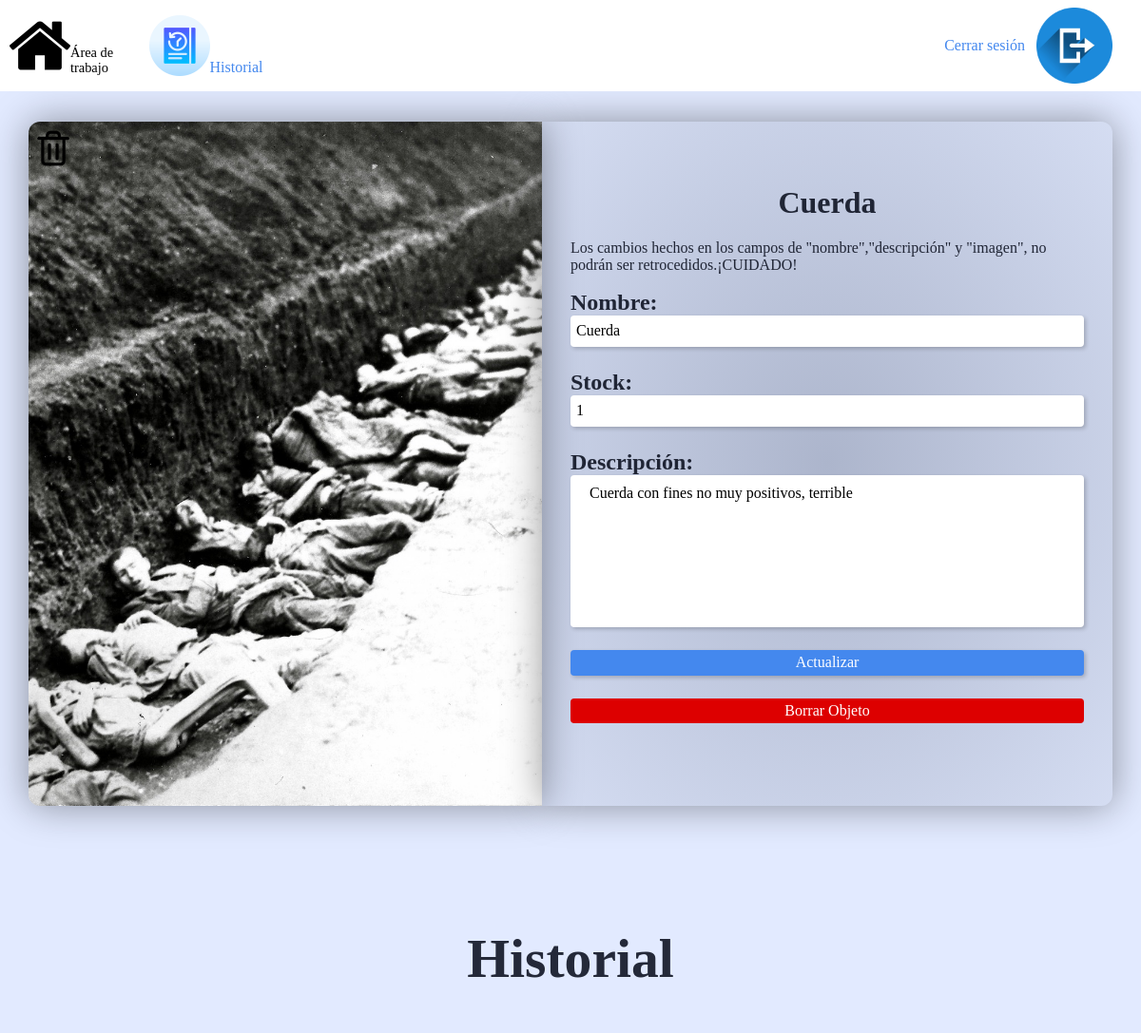
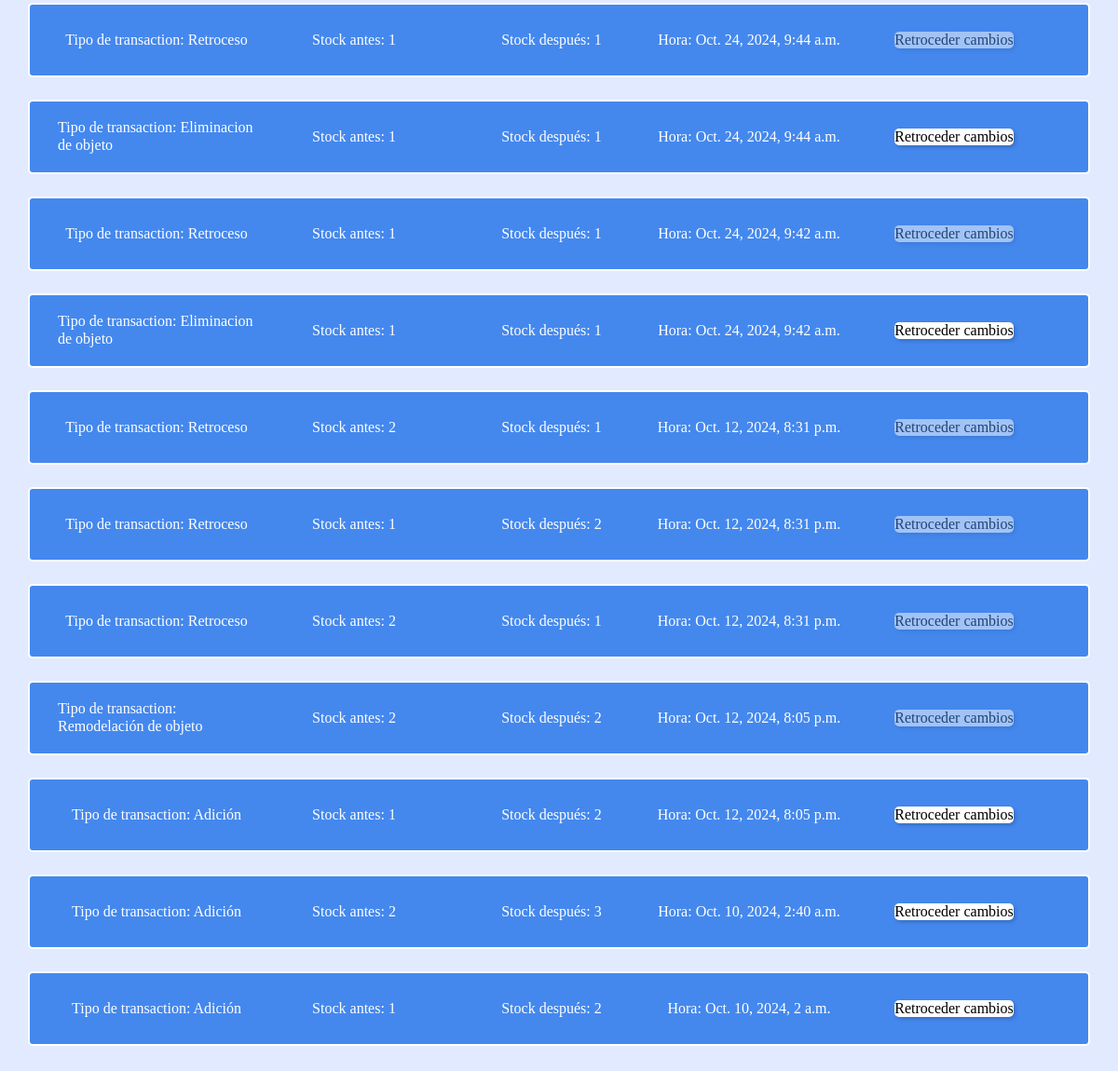
The page /main/14 (signed in) on the database its author committed (2 pictures, top to bottom).
### Objects/models.py (models this page shows, shortened)
class Objects(models.Model):
    object_id = models.IntegerField(primary_key=True,editable=False,unique=True)
    user_id = models.ForeignKey(User, on_delete=models.CASCADE)
    name = models.CharField(max_length=50)
    show_object = models.BooleanField(default=True)
    stock = models.IntegerField(null=False,blank=False)
    last_change = models.DateTimeField(max_length=50,auto_now_add=True)
    description = models.TextField(max_length=500)
    image = models.ImageField(blank=True,upload_to='object_images/',default='object_images/image.png')

class Transactions(models.Model):
    transaction_id = models.IntegerField(primary_key=True,editable=False,unique=True)
    object_id = models.ForeignKey(Objects,on_delete=models.PROTECT,editable=False)
    user_id = models.ForeignKey(User, on_delete=models.CASCADE)
    type_transaction = models.ForeignKey(Type_Transaction,on_delete=models.CASCADE)
    date = models.DateTimeField(default=datetime.today())
    stock_before = models.IntegerField(null=False,blank=False)
    stock_after = models.IntegerField(null=False,blank=False)

### Objects/views.py (the view, shortened to what this page needs)
# urls.py: path('<int:id>',views.object_instance,name='object'),
def object_instance(request,id):
    try:
        object_instance = Objects.objects.get(object_id = id)
    except:
        return render(request,'error_404.html')
    record_object = Transactions.objects.filter(object_id = id)
    if request.method == 'GET':
        if str(request.user) != 'AnonymousUser':
            return render(request,'objects.html',{
                'object' : object_instance,
                'message' : 'Los cambios hechos en los campos de "nombre","descripción" y "imagen", no podrán ser retrocedidos.¡CUIDADO!',
                'record_object' : record_object[::-1]
            })
        else:
            return render(request,'error_403.html')

### Users/templates/objects.html (shortened to what this page needs)
{%load static%}
<!DOCTYPE html>
<html lang="es">
<head>
    <link rel="stylesheet" href="{%static '/styles/normalize.css'%}">
    <link rel="stylesheet" href="{%static '/styles/objectStyles.css'%}">
</head>
<body>
    <header class="header">
        <ul class="header__tools">
            <li class="work-space">
                <a href="{% url 'main' %}" class="work-space__link" id="link">
                    <img src="{%static '/images/casa.webp'%}" alt="work-space" class="work-space-img">
                    <div>Área de trabajo</div>
                </a>
            </li>
            <li class="header__tools-record">
                <a href="{% url 'record' %}" class="header__tools-record_link">
                    <img src="{%static '/images/transaction-history_9710379.webp'%}" alt="Record image">
                    <p>Historial</p>
                </a>
            </li>
            <li class="log_out">
                <a href="{%url 'log_out'%}" class="log_out-link">
                    <div>Cerrar sesión</div>
                    <img class="log_out__image" src="../static/images/log_out.webp" alt="Cerrar sesión">
                </a>
            </li>
        </ul>
    </header>
    <main>
        <label class="image__change-button" for="id_image">
            <div class="object__img-container">
                <img src="media/{{object.image}}" alt="object-image" class="object__img">
            </div>
        </label>
        <label class="image__delete-button" for="image-clear_id" >
            <img src="../static/images/basura.webp" alt="delete-image" >
        </label>
        <div class="object__description">
            <h1>{{object.name}}</h1>
            <form method="POST" id="object-form" enctype="multipart/form-data">
                {{message}}
                <div>
                    <label class="name__label" for="id_name">Nombre:</label>
                    <input class="name" type="text" name="name" value="{{object.name}}" maxlength="50" required="" id="id_name">
                </div>
                <div>
                    <label for="id_stock">Stock:</label>
                    <input type="number" name="stock" value="{{object.stock}}" required="" id="id_stock">
                </div>
                <div>
                    <label for="id_description">Descripción:</label>
                    <textarea class="description" name="description" cols="40" rows="10" maxlength="500" required="" id="id_description">{{object.description}}</textarea>
                </div>
                <input class="update" id="update" type="submit" value="Actualizar">
                <label class="object__delete-button" for="id_show_object">Borrar Objeto</label>
            </form>
        </div>
        <div class="object__record">
            <h2>Historial</h2>
            {% for instance in record_object %}
            <div class="transaction">
                {% if instance.type_transaction_id == 6 %}
                <p class="transaction-type">Tipo de transaction: Eliminacion de objeto</p>
                {% elif instance.type_transaction_id == 1 %}
                <p class="transaction-type">Tipo de transaction: Adición</p>
                {% elif instance.type_transaction_id == 2 %}
                <p class="transaction-type">Tipo de transaction: Sustraccion</p>
                {% elif instance.type_transaction_id == 3 %}
                <p class="transaction-type">Tipo de transaction: Creación</p>
                {% elif instance.type_transaction_id == 4 %}
                <p class="transaction-type">Tipo de transaction: Remodelación de objeto</p>
                {% elif instance.type_transaction_id == 5 %}
                <p class="transaction-type">Tipo de transaction: Retroceso</p>
                {% endif %}
                <p>Stock antes: {{instance.stock_before}}</p>
                <p>Stock después: {{instance.stock_after}}</p>
                <p>Hora: {{instance.date}}</p>
                <form class="go-back" method="POST">
                    {% if instance.type_transaction_id == 4 and instance.stock_before == instance.stock_after %}
                    <input class="go-back__button" type="submit" value="Retroceder cambios" disabled>
                    {% elif instance.type_transaction_id == 5 or instance.type_transaction_id == 3%}
                    <input class="go-back__button" type="submit" value="Retroceder cambios" disabled>
                    {% else %}
                    <input class="go-back__button" type="submit" value="Retroceder cambios">
                    {% endif %}
                </form>
            </div>
            {% endfor %}
            </div>
    </main>
</body>
</html>

### rows shown on the page
Objects: image (picture), name "Cuerda", stock "1", description "Cuerda con fines no muy positivos, terrible"
Transactions: shows "Tipo de transaction: Retroceso", stock_before "1", stock_after "1", date "Oct. 24, 2024, 9:44 a.m."
Transactions: shows "Tipo de transaction: Eliminacion de objeto", stock_before "1", stock_after "1", date "Oct. 24, 2024, 9:44 a.m."
Transactions: shows "Tipo de transaction: Retroceso", stock_before "1", stock_after "1", date "Oct. 24, 2024, 9:42 a.m."
Transactions: shows "Tipo de transaction: Eliminacion de objeto", stock_before "1", stock_after "1", date "Oct. 24, 2024, 9:42 a.m."
Transactions: shows "Tipo de transaction: Retroceso", stock_before "2", stock_after "1", date "Oct. 12, 2024, 8:31 p.m."
Transactions: shows "Tipo de transaction: Retroceso", stock_before "1", stock_after "2", date "Oct. 12, 2024, 8:31 p.m."
Transactions: shows "Tipo de transaction: Retroceso", stock_before "2", stock_after "1", date "Oct. 12, 2024, 8:31 p.m."
Transactions: shows "Tipo de transaction: Remodelación de objeto", stock_before "2", stock_after "2", date "Oct. 12, 2024, 8:05 p.m."
Transactions: shows "Tipo de transaction: Adición", stock_before "1", stock_after "2", date "Oct. 12, 2024, 8:05 p.m."
Transactions: shows "Tipo de transaction: Adición", stock_before "2", stock_after "3", date "Oct. 10, 2024, 2:40 a.m."
Transactions: shows "Tipo de transaction: Adición", stock_before "1", stock_after "2", date "Oct. 10, 2024, 2 a.m."

### other values the page prints
{{ message }} "Los cambios hechos en los campos de \"nombre\",\"descripción\" y \"imagen\", no podrán ser retrocedidos.¡CUIDADO!"
